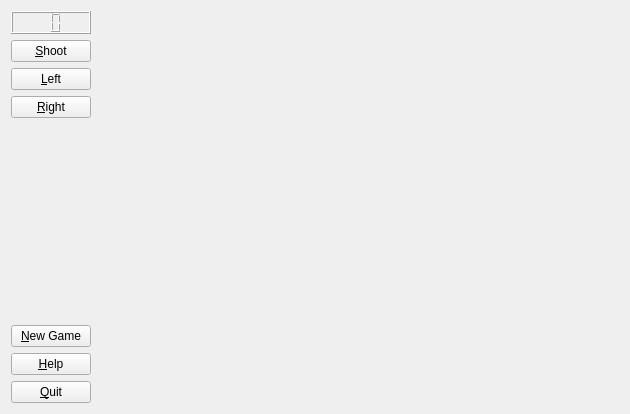
<?xml version="1.0" encoding="UTF-8"?>
<ui version="4.0">
 <class>MainWindow</class>
 <widget class="QMainWindow" name="MainWindow">
  <property name="geometry">
   <rect>
    <x>0</x>
    <y>0</y>
    <width>630</width>
    <height>414</height>
   </rect>
  </property>
  <property name="sizePolicy">
   <sizepolicy hsizetype="Expanding" vsizetype="Expanding">
    <horstretch>0</horstretch>
    <verstretch>0</verstretch>
   </sizepolicy>
  </property>
  <property name="minimumSize">
   <size>
    <width>630</width>
    <height>414</height>
   </size>
  </property>
  <property name="maximumSize">
   <size>
    <width>630</width>
    <height>414</height>
   </size>
  </property>
  <property name="windowTitle">
   <string>Invador</string>
  </property>
  <widget class="Gameboard" name="centralWidget">
   <property name="enabled">
    <bool>true</bool>
   </property>
   <property name="sizePolicy">
    <sizepolicy hsizetype="Expanding" vsizetype="Expanding">
     <horstretch>0</horstretch>
     <verstretch>0</verstretch>
    </sizepolicy>
   </property>
   <property name="minimumSize">
    <size>
     <width>630</width>
     <height>414</height>
    </size>
   </property>
   <property name="maximumSize">
    <size>
     <width>630</width>
     <height>414</height>
    </size>
   </property>
   <layout class="QGridLayout" name="gridLayout" columnstretch="1,10">
    <item row="5" column="0">
     <widget class="QPushButton" name="btn_new_game">
      <property name="sizePolicy">
       <sizepolicy hsizetype="Fixed" vsizetype="Fixed">
        <horstretch>0</horstretch>
        <verstretch>0</verstretch>
       </sizepolicy>
      </property>
      <property name="text">
       <string>&amp;New Game</string>
      </property>
     </widget>
    </item>
    <item row="0" column="1" rowspan="8">
     <widget class="Judgement" name="battle_widget" native="true">
      <property name="autoFillBackground">
       <bool>true</bool>
      </property>
     </widget>
    </item>
    <item row="7" column="0">
     <widget class="QPushButton" name="btn_quit">
      <property name="text">
       <string>&amp;Quit</string>
      </property>
     </widget>
    </item>
    <item row="0" column="0">
     <widget class="QLCDNumber" name="lcdScore">
      <property name="sizePolicy">
       <sizepolicy hsizetype="Minimum" vsizetype="Fixed">
        <horstretch>0</horstretch>
        <verstretch>0</verstretch>
       </sizepolicy>
      </property>
      <property name="digitCount">
       <number>2</number>
      </property>
     </widget>
    </item>
    <item row="1" column="0">
     <widget class="QPushButton" name="btn_shoot">
      <property name="text">
       <string>&amp;Shoot</string>
      </property>
     </widget>
    </item>
    <item row="2" column="0">
     <widget class="QPushButton" name="btn_left">
      <property name="text">
       <string>&amp;Left</string>
      </property>
     </widget>
    </item>
    <item row="3" column="0">
     <widget class="QPushButton" name="btn_right">
      <property name="text">
       <string>&amp;Right</string>
      </property>
     </widget>
    </item>
    <item row="6" column="0">
     <widget class="QPushButton" name="btn_help">
      <property name="text">
       <string>&amp;Help</string>
      </property>
     </widget>
    </item>
   </layout>
  </widget>
 </widget>
 <layoutdefault spacing="6" margin="11"/>
 <customwidgets>
  <customwidget>
   <class>Gameboard</class>
   <extends>QWidget</extends>
   <header location="global">gameboard.h</header>
   <container>1</container>
   <slots>
    <slot>fire()</slot>
    <slot>hit()</slot>
    <slot>missed()</slot>
    <slot>newGame()</slot>
   </slots>
  </customwidget>
  <customwidget>
   <class>Judgement</class>
   <extends>QWidget</extends>
   <header location="global">judgement.h</header>
   <container>1</container>
  </customwidget>
 </customwidgets>
 <resources/>
 <connections/>
</ui>
